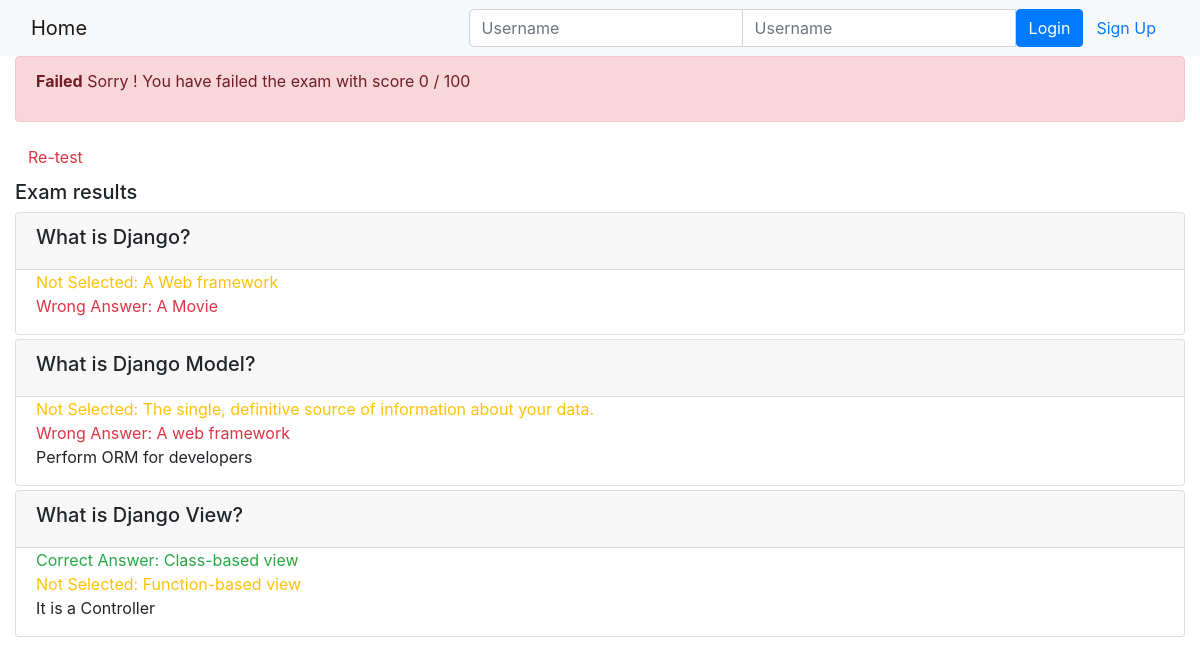
Page /onlinecourse/course/1/submission/1/result/ on the committed database.
### onlinecourse/models.py (models this page shows)
class Question(models.Model):
    course = models.ForeignKey(Course, on_delete=models.CASCADE)
    question_text = models.TextField()
    grade = models.IntegerField(default=0)
    def is_get_score(self, selected_ids):
       all_answers = self.choice_set.filter(is_correct=True).count()
       selected_correct = self.choice_set.filter(is_correct=True, id__in=selected_ids).count()
       if all_answers == selected_correct:
           return True
       else:
           return False

class Choice(models.Model):
    question = models.ForeignKey(Question, on_delete=models.CASCADE)
    choice_text = models.TextField()
    is_correct = models.BooleanField()

### onlinecourse/views.py (the view)
# urls.py: path('course/<int:course_id>/submission/<int:submission_id>/result/', views.show_exam_result, name='show_exam_result'),
def show_exam_result(request, course_id, submission_id):
    context = {}
    course = get_object_or_404(Course, pk=course_id)
    submission = get_object_or_404(Submission, pk=submission_id)
    choices = submission.choices.all()
    questions = course.question_set.all()
    score = 0
    selected_ids = [c.id for c in choices]
    for q in questions:
        if q.is_get_score(selected_ids):
            score += 1
    grade = score / questions.count() * 100
    grade = round(grade)
    context['grade'] = grade
    context['course'] = course
    context['selected_ids'] = selected_ids
    return render(request, 'onlinecourse/exam_result_bootstrap.html', context)

### onlinecourse/templates/onlinecourse/exam_result_bootstrap.html (shortened to what this page needs)
<!DOCTYPE html>
<html lang="en">
<head>
    {% load static %}
    <link rel="stylesheet" href="https://maxcdn.bootstrapcdn.com/bootstrap/4.5.2/css/bootstrap.min.css">
</head>
<body>
 <nav class="navbar navbar-light bg-light">
    <div class="container-fluid">
        <div class="navbar-header">
              <a class="navbar-brand" href="{% url 'onlinecourse:index' %}">Home</a>
        </div>
        <ul class="nav navbar-nav navbar-right">
            {% if user.is_authenticated %}
            <li>
                <a class="btn btn-link" href="#">{{ user.first_name }}({{ user.username }})</a>
                <a class="btn btn-link" href="{% url 'onlinecourse:logout' %}">Logout</a>
            </li>
            {% else %}
            <li>
                <form class="form-inline" action="{% url 'onlinecourse:login' %}" method="post">
                    <div class="input-group">
                        <input type="text" class="form-control" placeholder="Username" name="username" >
                        <input type="password" class="form-control" placeholder="Username" name="psw" >
                        <button class="btn btn-primary" type="submit">Login</button>
                        <a class="btn btn-link" href="{% url 'onlinecourse:registration' %}">Sign Up</a>
                    </div>
                </form>
            </li>
            {% endif %}
        </ul>
    </div>
</nav>
<div class="container-fluid">
    {% if grade > 80 %}
    <div class="alert alert-success">
       <p><span class="font-weight-bold">Congratulations {{ user.first_name }}!</span> You have passed the exam and completed the course with score {{grade}} / 100</p>
    </div>
        {% else %}
        <div class="alert alert-danger">
            <p><span class="font-weight-bold">Failed</span> Sorry {{ user.first_name }}! You have failed the exam with score {{grade}} / 100</p>
        </div>
        <a class="btn btn-link text-danger" href="{% url 'onlinecourse:course_details' course.id %}">Re-test</a>
        {% endif %}
        <div class="card-columns-vertical mt-1">
            <h5 class="">Exam results</h5>
            {% for question in course.question_set.all %}
                <div class="card mt-1">
                    <div class="card-header"><h5>{{ question.question_text}}</h5></div>
                    <div class="form-group">
                        {% for choice in question.choice_set.all %}
                            <div class="form-check">
                                <label class="form-check-label
                                        {% if choice.id in selected_ids and choice.is_correct %} text-success
                                        {% elif choice.id in selected_ids and not choice.is_correct %} text-danger
                                        {% elif choice.id not in selected_ids and choice.is_correct %} text-warning
                                        {% endif %}
                                    "
                                >
                                    {% if choice.id in selected_ids and choice.is_correct %} Correct Answer:
                                    {% elif choice.id in selected_ids and not choice.is_correct %} Wrong Answer:
                                    {% elif choice.id not in selected_ids and choice.is_correct %} Not Selected:
                                    {% endif %}
                                    {{ choice.choice_text }}
                                </label>
                            </div>
                        {% endfor %}
                    </div>
                </div>
            {% endfor %}
        </div>
    </div>
</body>
</html>

### rows in the picture
Question: question_text "What is Django?"
Choice: shows "Not Selected:", choice_text "A Web framework"
Choice: shows "Wrong Answer:", choice_text "A Movie"
Question: question_text "What is Django Model?"
Choice: shows "Not Selected:", choice_text "The single, definitive source of information about your data."
Choice: shows "Wrong Answer:", choice_text "A web framework"
Choice: choice_text "Perform ORM for developers"
Question: question_text "What is Django View?"
Choice: shows "Correct Answer:", choice_text "Class-based view"
Choice: shows "Not Selected:", choice_text "Function-based view"
Choice: choice_text "It is a Controller"

### other values in the picture
{{ grade }} "0"
